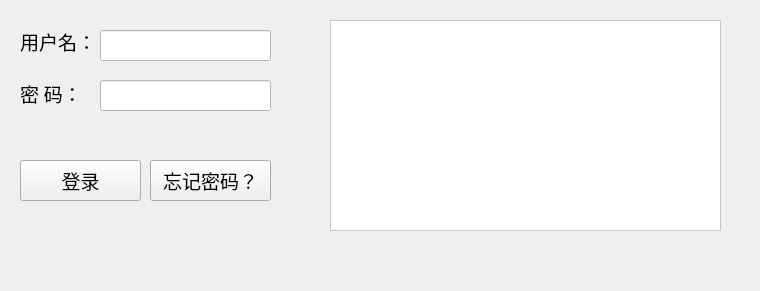
<?xml version="1.0" encoding="UTF-8"?>
<ui version="4.0">
 <class>Form1</class>
 <widget class="QWidget" name="Form1">
  <property name="geometry">
   <rect>
    <x>0</x>
    <y>0</y>
    <width>760</width>
    <height>291</height>
   </rect>
  </property>
  <property name="font">
   <font>
    <family>宋体</family>
   </font>
  </property>
  <property name="windowTitle">
   <string>Form</string>
  </property>
  <property name="styleSheet">
   <string notr="true"/>
  </property>
  <widget class="QLabel" name="label">
   <property name="geometry">
    <rect>
     <x>20</x>
     <y>30</y>
     <width>76</width>
     <height>22</height>
    </rect>
   </property>
   <property name="font">
    <font>
     <family>宋体</family>
     <pointsize>14</pointsize>
    </font>
   </property>
   <property name="text">
    <string>用户名：</string>
   </property>
  </widget>
  <widget class="QLabel" name="label_2">
   <property name="geometry">
    <rect>
     <x>20</x>
     <y>82</y>
     <width>57</width>
     <height>22</height>
    </rect>
   </property>
   <property name="font">
    <font>
     <family>宋体</family>
     <pointsize>14</pointsize>
    </font>
   </property>
   <property name="text">
    <string>密 码：</string>
   </property>
  </widget>
  <widget class="QLineEdit" name="lineEdit">
   <property name="geometry">
    <rect>
     <x>100</x>
     <y>30</y>
     <width>171</width>
     <height>31</height>
    </rect>
   </property>
   <property name="font">
    <font>
     <family>宋体</family>
     <pointsize>12</pointsize>
    </font>
   </property>
   <property name="autoFillBackground">
    <bool>false</bool>
   </property>
   <property name="styleSheet">
    <string notr="true">background-color: rgb(255, 255, 255);</string>
   </property>
  </widget>
  <widget class="QLineEdit" name="lineEdit_2">
   <property name="geometry">
    <rect>
     <x>100</x>
     <y>80</y>
     <width>171</width>
     <height>31</height>
    </rect>
   </property>
   <property name="font">
    <font>
     <family>宋体</family>
     <pointsize>12</pointsize>
    </font>
   </property>
   <property name="autoFillBackground">
    <bool>false</bool>
   </property>
   <property name="styleSheet">
    <string notr="true">background-color: rgb(255, 255, 255);</string>
   </property>
  </widget>
  <widget class="QPushButton" name="pushButton">
   <property name="geometry">
    <rect>
     <x>20</x>
     <y>160</y>
     <width>121</width>
     <height>41</height>
    </rect>
   </property>
   <property name="font">
    <font>
     <family>宋体</family>
     <pointsize>14</pointsize>
    </font>
   </property>
   <property name="styleSheet">
    <string notr="true"/>
   </property>
   <property name="text">
    <string>登录</string>
   </property>
  </widget>
  <widget class="QPushButton" name="pushButton_2">
   <property name="geometry">
    <rect>
     <x>150</x>
     <y>160</y>
     <width>121</width>
     <height>41</height>
    </rect>
   </property>
   <property name="font">
    <font>
     <family>宋体</family>
     <pointsize>14</pointsize>
    </font>
   </property>
   <property name="styleSheet">
    <string notr="true">alternate-background-color: rgb(85, 255, 255);</string>
   </property>
   <property name="text">
    <string>忘记密码？</string>
   </property>
  </widget>
  <widget class="QTextBrowser" name="textBrowser">
   <property name="geometry">
    <rect>
     <x>330</x>
     <y>20</y>
     <width>391</width>
     <height>211</height>
    </rect>
   </property>
   <property name="font">
    <font>
     <family>Arial</family>
     <pointsize>14</pointsize>
    </font>
   </property>
   <property name="tabletTracking">
    <bool>true</bool>
   </property>
   <property name="styleSheet">
    <string notr="true">background-color: rgb(255, 255, 255);
border-top-color: rgb(255, 0, 0);
border-left-color: rgb(0, 0, 255);</string>
   </property>
   <property name="lineWidth">
    <number>10</number>
   </property>
   <property name="acceptRichText">
    <bool>true</bool>
   </property>
   <property name="textInteractionFlags">
    <set>Qt::TextBrowserInteraction</set>
   </property>
  </widget>
  <zorder>label</zorder>
  <zorder>label_2</zorder>
  <zorder>pushButton</zorder>
  <zorder>pushButton_2</zorder>
  <zorder>textBrowser</zorder>
  <zorder>lineEdit_2</zorder>
  <zorder>lineEdit</zorder>
 </widget>
 <resources/>
 <connections/>
</ui>
